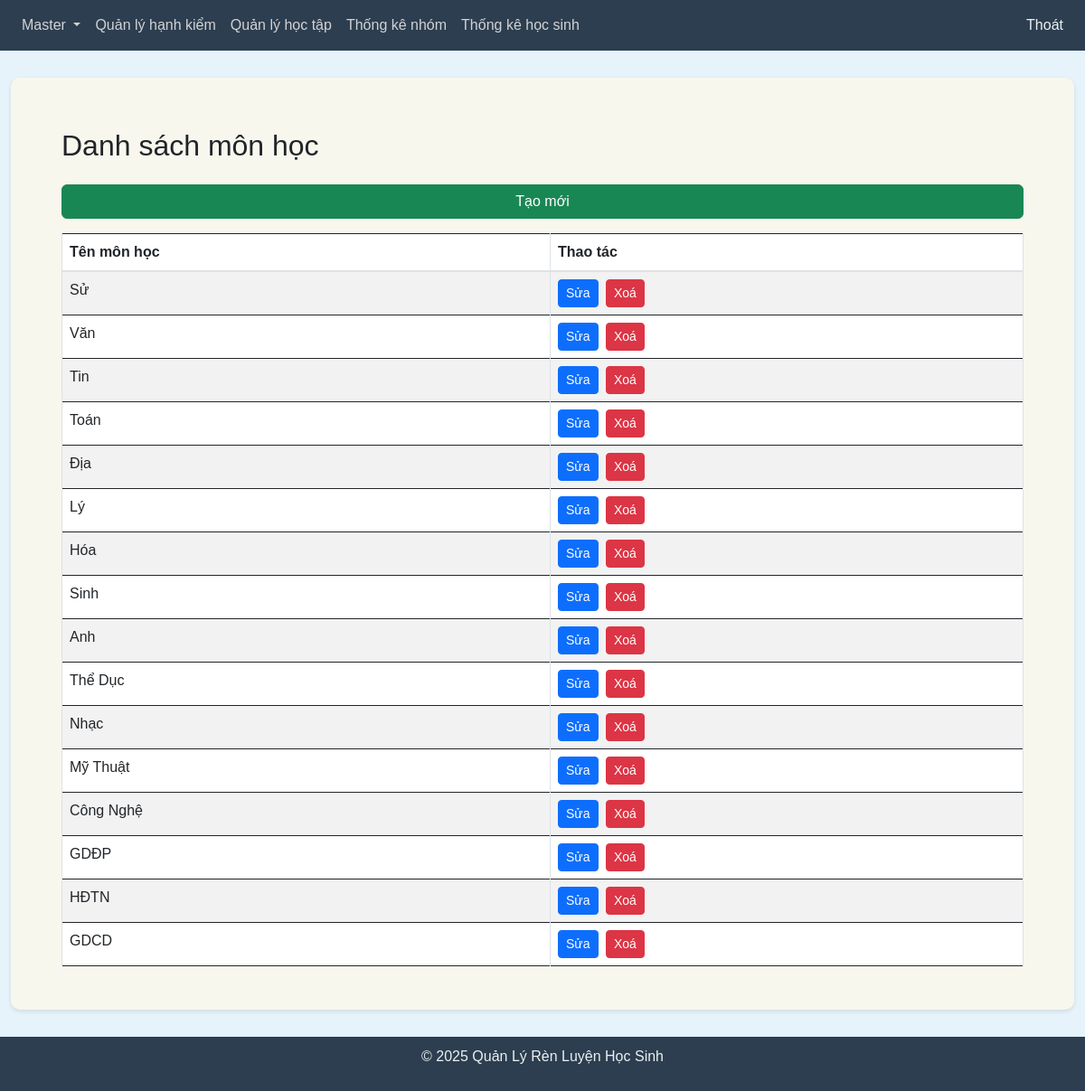
Page /admin/subjects (signed in) on the committed database.
### tables this page shows
CREATE TABLE Subjects (
                id INTEGER PRIMARY KEY AUTOINCREMENT,
                name TEXT NOT NULL,
                is_deleted BOOLEAN DEFAULT 0
            );

### blueprints/admin.py (the view)
@admin_bp.route('/subjects')
def subjects_list():
    if 'user_id' in session:
        subjects = read_all_records('Subjects', ['id', 'name'])
        return render_template('subjects.html', subjects=subjects, is_gvcn=is_user_gvcn())
    return redirect(url_for('auth.login'))

### blueprints/admin.py (called while the page is built)
def is_user_gvcn():
    if 'user_id' in session:
        user = read_record_by_id('Users', session['user_id'])
        role = read_record_by_id('Roles', user[6])  # Giả sử cột role_id là cột thứ 7 (index 6)
        return role and role[1] == 'GVCN'
    return False

### db_utils.py (called while the page is built)
def connect_db():
    try:
        conn = sqlite3.connect('schoolX.db')
        return conn
    except sqlite3.Error as e:
        return None

def read_all_records(table_name, fields=['*'], condition="is_deleted = 0"):
    try:
        conn = connect_db()
        if conn is None:
            print("Connection is None, cannot read records")
            return None
        cursor = conn.cursor()
        columns = ', '.join(fields)
        sql = f"SELECT {columns} FROM {table_name} WHERE {condition}"
        cursor.execute(sql)
        records = cursor.fetchall()
        print(sql)
        print(f"Read {len(records)} records from {table_name}")
        return records
    except sqlite3.Error as e:
        print(f"Error reading records from {table_name}: {e}")
        return None
    finally:
        if conn:
            conn.close()

def read_record_by_id(table_name, record_id, fields=['*'], id_column='id'):
    try:
        conn = connect_db()
        if conn is None:
            return None
        cursor = conn.cursor()
        columns = ', '.join(fields)
        sql = f"SELECT {columns} FROM {table_name} WHERE {id_column} = ? AND is_deleted = 0"
        cursor.execute(sql, (record_id,))
        result = cursor.fetchone()
        return result
    except sqlite3.Error as e:
        return None
    finally:
        if conn:
            conn.close()

### templates/subjects.html (shortened to what this page needs)
{% extends "base.html" %}
{% block content %}
    <div class="container">
        <h2 class="mt-4 mb-4">Danh sách môn học</h2>
        <div class="row mb-3">
            <div class="col-12">
                <a href="{{ url_for('admin.subject_create') }}" class="btn btn-success w-100 w-md-auto">Tạo mới</a>
            </div>
        </div>
        <div class="table-responsive">
            <table class="table table-bordered table-striped">
                <thead>
                    <tr>
                        <th class="text-nowrap">Tên môn học</th>
                        <th class="text-nowrap">Thao tác</th>
                    </tr>
                </thead>
                <tbody>
                    {% for subject in subjects %}
                        <tr>
                            <td>{{ subject[1] }}</td>
                            <td class="text-nowrap">
                                <a href="{{ url_for('admin.subject_edit', id=subject[0]) }}" class="btn btn-sm btn-primary me-1">Sửa</a>
                                <a href="{{ url_for('admin.subject_delete', id=subject[0]) }}" class="btn btn-sm btn-danger" onclick="return confirm('Are you sure?')">Xoá</a>
                            </td>
                        </tr>
                    {% endfor %}
                </tbody>
            </table>
        </div>
    </div>
{% endblock %}

### templates/base.html (style rules this page uses)
body { font-family: Arial, sans-serif; margin: 0; padding: 0; min-height: 100vh; display: flex; flex-direction: column; background-color: #e6f3fa; }

### rows in the picture
Subjects: name "Sử"
Subjects: name "Văn"
Subjects: name "Tin"
Subjects: name "Toán"
Subjects: name "Địa"
Subjects: name "Lý"
Subjects: name "Hóa"
Subjects: name "Sinh"
Subjects: name "Anh"
Subjects: name "Thể Dục"
Subjects: name "Nhạc"
Subjects: name "Mỹ Thuật"
Subjects: name "Công Nghệ"
Subjects: name "GDĐP"
Subjects: name "HĐTN"
Subjects: name "GDCD"
